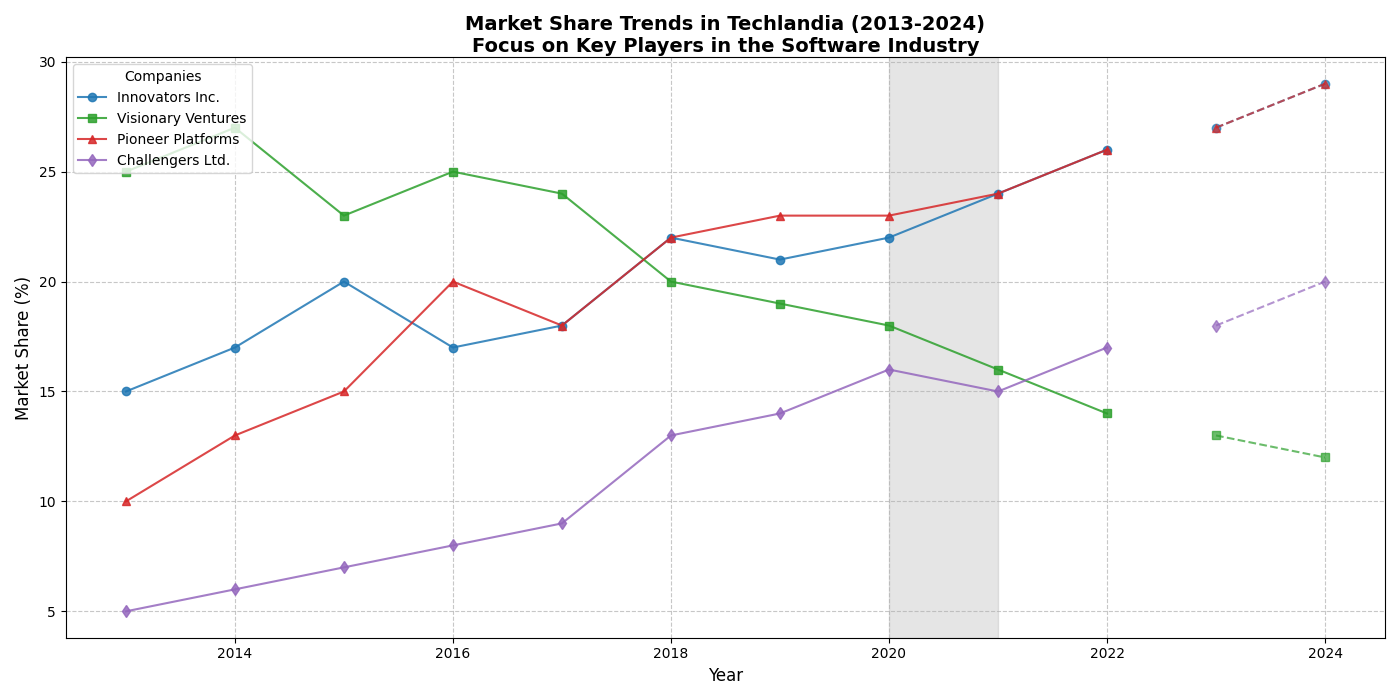

This chart was generated by the following Python code:
import matplotlib.pyplot as plt
import numpy as np

# Define the years
years = np.arange(2013, 2023)

# Market share data for each company (in percentage)
market_share_innovators = np.array([15, 17, 20, 17, 18, 22, 21, 22, 24, 26])
market_share_visionary = np.array([25, 27, 23, 25, 24, 20, 19, 18, 16, 14])
market_share_pioneer = np.array([10, 13, 15, 20, 18, 22, 23, 23, 24, 26])

# Additional company data
market_share_challengers = np.array([5, 6, 7, 8, 9, 13, 14, 16, 15, 17])

# Forecasting future market shares for each company (next two years as an example)
forecast_years = np.array([2023, 2024])
forecast_innovators = np.array([27, 29])
forecast_visionary = np.array([13, 12])
forecast_pioneer = np.array([27, 29])
forecast_challengers = np.array([18, 20])

# Combine real data with forecasting data
all_years = np.concatenate([years, forecast_years])
all_innovators = np.concatenate([market_share_innovators, forecast_innovators])
all_visionary = np.concatenate([market_share_visionary, forecast_visionary])
all_pioneer = np.concatenate([market_share_pioneer, forecast_pioneer])
all_challengers = np.concatenate([market_share_challengers, forecast_challengers])

# Plotting
fig, ax = plt.subplots(figsize=(14, 7))

# Plot actual market share data
ax.plot(years, market_share_innovators, label='Innovators Inc.', marker='o', linestyle='-', color='tab:blue', alpha=0.85)
ax.plot(years, market_share_visionary, label='Visionary Ventures', marker='s', linestyle='-', color='tab:green', alpha=0.85)
ax.plot(years, market_share_pioneer, label='Pioneer Platforms', marker='^', linestyle='-', color='tab:red', alpha=0.85)
ax.plot(years, market_share_challengers, label='Challengers Ltd.', marker='d', linestyle='-', color='tab:purple', alpha=0.85)

# Plot forecast market share data with a dashed style
ax.plot(forecast_years, forecast_innovators, marker='o', linestyle='--', color='tab:blue', alpha=0.7)
ax.plot(forecast_years, forecast_visionary, marker='s', linestyle='--', color='tab:green', alpha=0.7)
ax.plot(forecast_years, forecast_pioneer, marker='^', linestyle='--', color='tab:red', alpha=0.7)
ax.plot(forecast_years, forecast_challengers, marker='d', linestyle='--', color='tab:purple', alpha=0.7)

# Customize chart
ax.set_xlabel('Year', fontsize=12)
ax.set_ylabel('Market Share (%)', fontsize=12)
ax.set_title('Market Share Trends in Techlandia (2013-2024)\nFocus on Key Players in the Software Industry', fontsize=14, fontweight='bold', loc='center', wrap=True)
ax.grid(True, linestyle='--', alpha=0.7)
ax.legend(title='Companies', loc='upper left', fontsize=10)

# Highlight COVID-19 period (2020-2021) with a vertical shading
ax.axvspan(2020, 2021, color='gray', alpha=0.2, label='COVID-19 Impact Period')

# Automatically adjust layout to prevent overlap
plt.tight_layout()

# Display the plot
plt.show()
